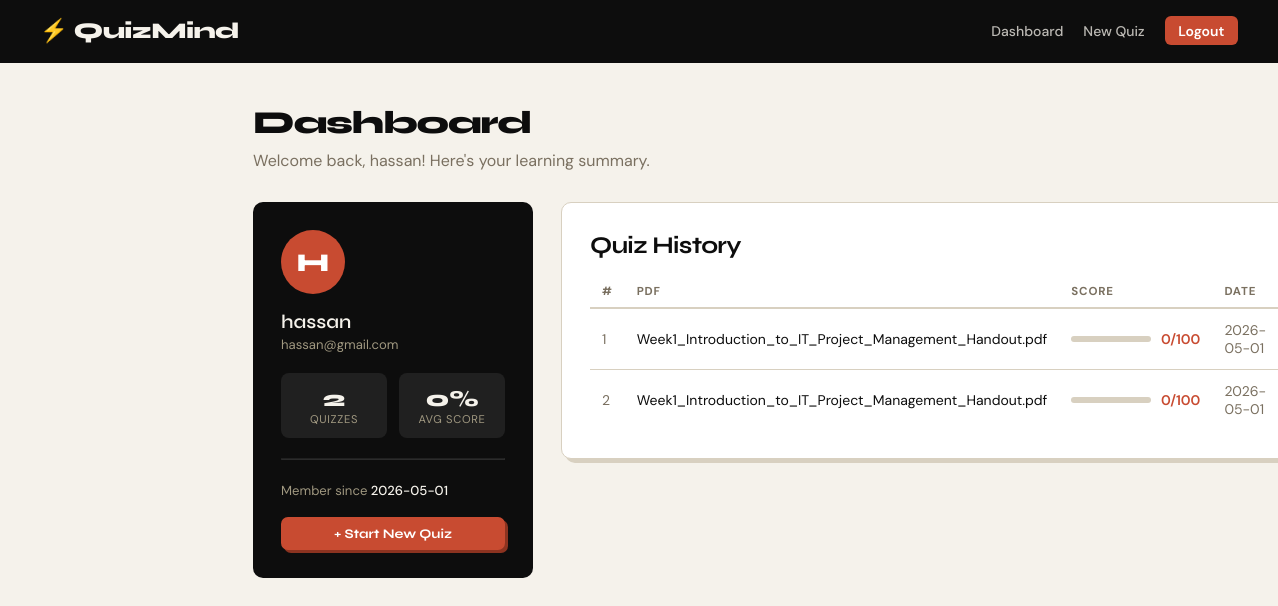
Page /dashboard (signed in) on the committed database.
### tables this page shows
CREATE TABLE students (
                id       INTEGER PRIMARY KEY AUTOINCREMENT,
                name     TEXT    NOT NULL,
                email    TEXT    NOT NULL UNIQUE,
                password TEXT    NOT NULL,
                created  DATETIME DEFAULT CURRENT_TIMESTAMP
            );

CREATE TABLE quiz_sessions (
                id         INTEGER PRIMARY KEY AUTOINCREMENT,
                student_id INTEGER NOT NULL,
                pdf_name   TEXT,
                total_score INTEGER,
                max_score   INTEGER,
                created    DATETIME DEFAULT CURRENT_TIMESTAMP,
                FOREIGN KEY (student_id) REFERENCES students(id)
            );

### app.py (the view)
@app.route("/dashboard")
@login_required
def dashboard():
    student_id = session["student_id"]
    with get_db() as conn:
        student = conn.execute(
            "SELECT * FROM students WHERE id = ?", (student_id,)
        ).fetchone()
        history = conn.execute(
            """SELECT * FROM quiz_sessions
               WHERE student_id = ?
               ORDER BY created DESC LIMIT 10""",
            (student_id,)
        ).fetchall()
    return render_template("dashboard.html", student=student, history=history)

### app.py (called while the page is built)
def get_db():
    conn = sqlite3.connect(DB_PATH)
    conn.row_factory = sqlite3.Row
    return conn

def login_required(f):
    @wraps(f)
    def decorated(*args, **kwargs):
        if "student_id" not in session:
            flash("Please log in to continue.", "warning")
            return redirect(url_for("login"))
        return f(*args, **kwargs)
    return decorated

### templates/dashboard.html (shortened to what this page needs)
{% extends "base.html" %}
{% block content %}
<div class="container">
  <div style="margin-bottom:1.75rem;">
    <h1>Dashboard</h1>
    <p>Welcome back, {{ student.name.split()[0] }}! Here's your learning summary.</p>
  </div>
  <div class="dashboard-grid">
    <div class="profile-card">
      <div class="avatar">{{ student.name[0].upper() }}</div>
      <h3>{{ student.name }}</h3>
      <div class="email">{{ student.email }}</div>
      <div class="stat-row">
        <div class="stat-box">
          <div class="num">{{ history | length }}</div>
          <div class="lbl">Quizzes</div>
        </div>
        <div class="stat-box">
          {% if history %}
            {% set avg = (history | map(attribute='total_score') | sum) / (history | map(attribute='max_score') | sum) * 100 %}
            <div class="num">{{ avg | round(0) | int }}%</div>
          {% else %}
            <div class="num">—</div>
          {% endif %}
          <div class="lbl">Avg Score</div>
        </div>
      </div>
      <hr class="profile-divider">
      <div class="profile-meta">
        <p>Member since <span>{{ student.created[:10] }}</span></p>
      </div>
      <a href="/" class="btn btn-danger btn-sm" style="width:100%;text-align:center;display:block;margin-top:1rem;">
        + Start New Quiz
      </a>
    </div>
    <div class="card" style="padding: 1.75rem;">
      <h2>Quiz History</h2>
      {% if history %}
        <table class="history-table">
          <thead>
            <tr>
              <th>#</th>
              <th>PDF</th>
              <th>Score</th>
              <th>Date</th>
            </tr>
          </thead>
          <tbody>
            {% for row in history %}
              {% set pct = (row.total_score / row.max_score * 100) | round(0) | int %}
              {% set color = '#2d7a4f' if pct >= 70 else ('#b87c00' if pct >= 40 else '#c84b31') %}
              <tr>
                <td class="text-muted">{{ loop.index }}</td>
                <td>{{ row.pdf_name or 'N/A' }}</td>
                <td>
                  <div class="score-bar-wrap">
                    <div class="score-bar">
                    </div>
                    <span style="font-weight:600;color:{{ color }};">
                      {{ row.total_score }}/{{ row.max_score }}
                    </span>
                  </div>
                </td>
                <td class="text-muted">{{ row.created[:10] }}</td>
              </tr>
            {% endfor %}
          </tbody>
        </table>
      {% endif %}
    </div>
  </div>
</div>
{% endblock %}

### templates/base.html (shortened to what this page needs)
<!DOCTYPE html>
<html lang="en">
<head>
</head>
<body>
<nav>
  <a class="nav-brand" href="/">⚡ QuizMind</a>
  <div class="nav-links">
    {% if session.student_id %}
      <a href="/dashboard">Dashboard</a>
      <a href="/">New Quiz</a>
      <a href="/logout" class="btn-logout">Logout</a>
    {% else %}
      <a href="/login">Login</a>
      <a href="/signup">Sign Up</a>
    {% endif %}
  </div>
</nav>
{% block content %}{% endblock %}
</body>
</html>

### templates/base.html (style rules this page uses)
*, *::before, *::after { box-sizing: border-box; margin: 0; padding: 0; }
:root { --ink: #0d0d0d; --paper: #f5f2eb; --accent: #c84b31; --muted: #7a7060; --border: #d8d0c0; --card: #fff; --green: #2d7a4f; --radius: 10px; }
html { font-size: 16px; }
body { font-family: 'DM Sans', sans-serif; background: var(--paper); color: var(--ink); min-height: 100vh; }
nav { display: flex; align-items: center; justify-content: space-between; padding: 1rem 2.5rem; border-bottom: 2px solid var(--ink); background: var(--ink); color: var(--paper); }
.nav-brand { font-family: 'Syne', sans-serif; font-weight: 800; font-size: 1.4rem; letter-spacing: -0.03em; color: var(--paper); text-decoration: none; }
.nav-links { display: flex; gap: 1.25rem; align-items: center; }
.nav-links a { color: var(--paper); text-decoration: none; font-size: 0.875rem; font-weight: 500; opacity: 0.75; transition: opacity .15s; }
.nav-links .btn-logout { background: var(--accent); color: #fff; padding: .35rem .85rem; border-radius: 6px; opacity: 1; font-weight: 600; }
.container { max-width: 820px; margin: 0 auto; padding: 2.5rem 1.5rem 4rem; }
.card { background: var(--card); border: 1.5px solid var(--border); border-radius: var(--radius); padding: 2rem 2.25rem; box-shadow: 4px 4px 0 var(--border); }
h1 { font-family: 'Syne', sans-serif; font-weight: 800; font-size: 2rem; letter-spacing: -.04em; margin-bottom: .35rem; }
h2 { font-family: 'Syne', sans-serif; font-weight: 700; font-size: 1.5rem; letter-spacing: -.03em; margin-bottom: 1rem; }
h3 { font-family: 'Syne', sans-serif; font-weight: 600; font-size: 1.15rem; margin-bottom: .5rem; }
p { line-height: 1.65; color: var(--muted); }
.btn { display: inline-block; padding: .65rem 1.6rem; border-radius: 7px; font-family: 'Syne', sans-serif; font-weight: 700; font-size: .95rem; cursor: pointer; border: 2px solid var(--ink); transition: transform .1s, box-shadow .1s; text-decoration: none; }
.btn-danger { background: var(--accent); color: #fff; border-color: var(--accent); box-shadow: 3px 3px 0 #8c3320; }
.btn-sm { padding: .4rem 1rem; font-size: .82rem; }
.text-muted { color: var(--muted); font-size: .875rem; }

### templates/dashboard.html (style rules this page uses)
.dashboard-grid { display: grid; grid-template-columns: 280px 1fr; gap: 1.75rem; align-items: start; }
.profile-card { background: var(--ink); color: var(--paper); border-radius: var(--radius); padding: 1.75rem; }
.avatar { width: 64px; height: 64px; border-radius: 50%; background: var(--accent); display: flex; align-items: center; justify-content: center; font-family: 'Syne', sans-serif; font-size: 1.6rem; font-weight: 800; color: #fff; margin-bottom: 1rem; }
.profile-card h3 { color: var(--paper); margin-bottom: .15rem; font-size: 1.2rem; }
.profile-card .email { color: #a09880; font-size: .82rem; margin-bottom: 1.25rem; }
.stat-row { display: flex; gap: .75rem; }
.stat-box { flex: 1; background: rgba(255,255,255,.08); border-radius: 8px; padding: .75rem; text-align: center; }
.stat-box .num { font-family:'Syne',sans-serif; font-size:1.4rem; font-weight:800; color:var(--paper); }
.stat-box .lbl { font-size:.7rem; color:#a09880; text-transform:uppercase; letter-spacing:.06em; }
.profile-divider { border-color:rgba(255,255,255,.12); margin: 1.25rem 0; }
.profile-meta p { font-size:.82rem; color:#a09880; margin-bottom:.5rem; }
.profile-meta span { color: var(--paper); font-weight:500; }
.history-table { width:100%; border-collapse: collapse; font-size:.875rem; }
.history-table th { text-align: left; font-size: .72rem; text-transform: uppercase; letter-spacing: .07em; color: var(--muted); padding: .5rem .75rem; border-bottom: 2px solid var(--border); }
.history-table td { padding: .75rem .75rem; border-bottom: 1px solid var(--border); vertical-align: middle; }
.history-table tr:last-child td { border-bottom: none; }
.score-bar-wrap { display: flex; align-items: center; gap: .6rem; }
.score-bar { height: 6px; border-radius: 3px; background: var(--border); width: 80px; overflow: hidden; }

### rows in the picture
students: name "hassan", name "H", email "hassan@gmail.com", created "2026-05-01"
quiz_sessions: pdf_name "Week1_Introduction_to_IT_Project_Management_Handout.pdf", total_score "0", max_score "100", created "2026-05-01"
quiz_sessions: pdf_name "Week1_Introduction_to_IT_Project_Management_Handout.pdf", total_score "0", max_score "100", created "2026-05-01"

### other values in the picture
{{ history | length }} "2"
{{ avg | round(0) | int }} "0"
